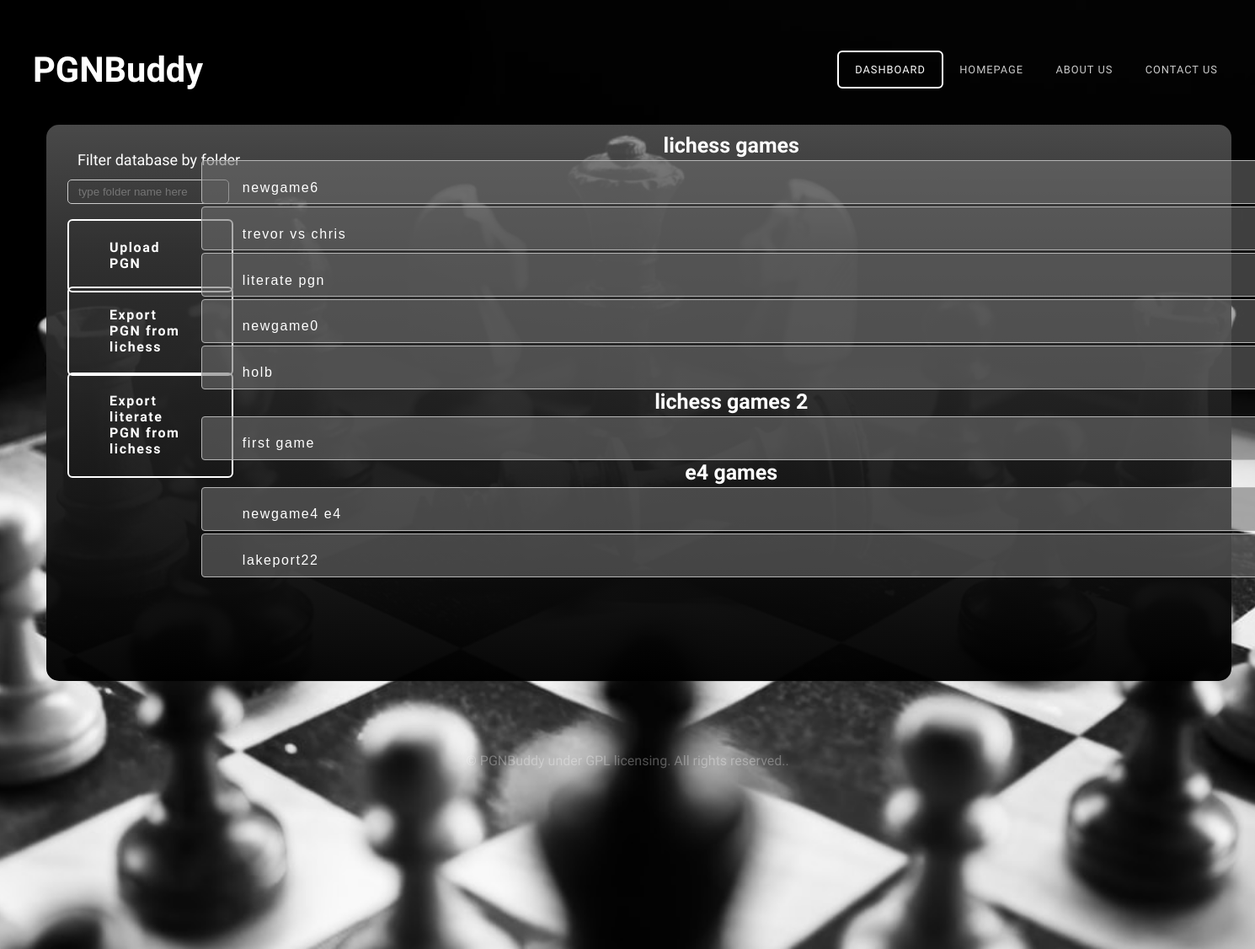
Page /dashboard on the earlier database version.
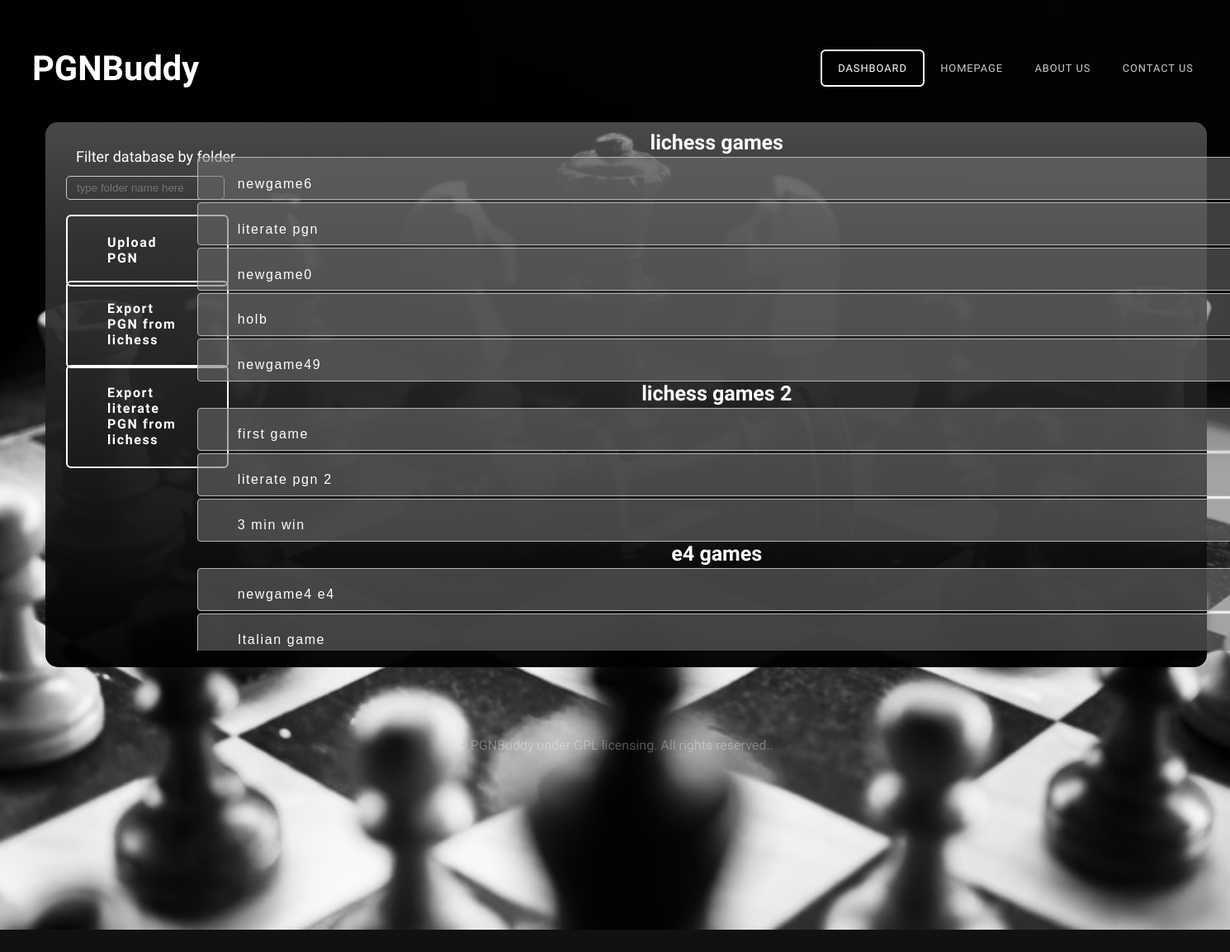
Same page on the later database version.
### models.py (models this page shows)
class User(UserMixin, db.Model):
    id = db.Column(db.Integer, primary_key=True) # primary keys are required by SQLAlchemy
    email = db.Column(db.String(100), unique=True)
    password = db.Column(db.String(100))
    name = db.Column(db.String(1000))

class pgn(User):
    __tablename__ = 'pgn'
    __table_args__ = {'extend_existing': True}
    userId = db.Column(db.Integer, db.ForeignKey('user.id'))
    pgnId = db.Column(db.Integer, primary_key=True)
    game = db.Column(db.String(9999))
    frame = db.Column(db.String(200))
    fileName = db.Column(db.String(129))
    folder = db.Column(db.String(120))

### main.py (the view)
@main.route('/dashboard')
def dashboard():
    gamelist = []
    games = db.session.query(pgn).all()
    for game in games:
        gamelist.append(game.game)
    pgnlist = []
    pgns = db.session.query(pgn).all()
    for pg in pgns:
        pgnlist.append({'name': str(pg.fileName), 'game': pg.game, 'folder': pg.folder, 'frame': pg.frame, 'pgnId': pg.pgnId})
    folderlist = []
    folders = db.session.query(pgn.folder).all()
    for folder in folders:
        folderlist.append(str(folder))
    folderlist = list(dict.fromkeys(folderlist))
    return render_template('user_dashboard.html', games=gamelist, folders=folderlist, pgnlist=pgnlist)

### templates/user_dashboard.html (shortened to what this page needs)
<!DOCTYPE html PUBLIC "-//W3C//DTD XHTML 1.0 Strict//EN" "http://www.w3.org/TR/xhtml1/DTD/xhtml1-strict.dtd">
<html xmlns="http://www.w3.org/1999/xhtml">
<head>
<link href="static/css/default.css" rel="stylesheet" type="text/css" media="all" />
<link href="static/css/fonts.css" rel="stylesheet" type="text/css" media="all" />
</head>
<body>
<div id="header-wrapper">
	<div id="header" class="container">
		<div id="logo">
			<h1><a href="{{url_for('main.home')}}">PGNBuddy</a></h1>
		</div>
		<div id="menu">
			<ul>
				<li class="active"><a href="{{url_for('main.dashboard')}}" accesskey="2" title="">Dashboard</a></li>
				<li><a href="{{url_for('main.home')}}" accesskey="1" title="">Homepage</a></li>
				<li><a href="#" accesskey="3" title="">About Us</a></li>
				<li><a href="#" accesskey="5" title="">Contact Us</a></li>
			</ul>
		</div>
	</div>
	<div class="titlebox-dash">
		<div id="banner" class="container">
			<div class="title">
				<form action="{{ url_for('main.uploadpgn') }}" method="POST" enctype="multipart/form-data">
					<div>
						<label class="button" id="uploadpgn">
							<input type="file" accept=".pgn" class="button" id="hiddenform" name="pgnfile" onchange="form.submit()">Upload PGN
						</label>
					</div>
				</form>
			<div>
				<a href="{{ url_for('main.lichessupload') }}" title="Import PGN from lichess" class='button' id='uploadlichess'>
					Export PGN from lichess</a>
				<a href="{{ url_for('main.lichessliterate') }}" title="Import literate PGN from lichess" class='button' id='lichessliterate'>
					Export literate PGN from lichess</a>
				<form action="{{ url_for('main.filterdb') }}" method="POST" enctype="multipart/form-data">
				 <div id="filterbutton">
					 <label id="filterdb">Filter database by folder
						 <input type=text title="View DB" id="filterdbinput" name="folder" placeholder="type folder name here">
					 </label>
				 </div>
				</form>
					<div class="userdatabase2">
							<ul>
								{% for folder in folders %}
								<li><h2 style="font-size: 25px; font-weight: 550;">{{ folder[2:-3] }}</h2>
									<ol>
									{% for pg in pgnlist %}
										{% if pg['folder'] == folder[2:-3]%}
											<div id="accordion-{{loop.index}}" class="accordionbutton">
												<h2 class="newbutton" style="font-size: 16px; width: 90%;">{{ pg.name }}</h2>
											</div>
										{% endif %}
									{% endfor %}
									</ol>
								</li>
								{% endfor %}
							</ul>
					</div>
			    </div>
		</div>
</div>
</div>
<div id="copyright" class="container">
		<p>&copy; PGNBuddy under GPL licensing. All rights reserved.</a>.</p>
</div>
</body>
</html>

### static/css/default.css (style rules this page uses)
html, body { height: 100%; }
body { margin: 0px; padding: 0px; background: #111111; font-family: 'Didact Gothic', sans-serif; font-size: 12pt; font-weight: 200; color: #FFF; }
h1, h2, h3 { margin: 0; padding: 0; }
p, ol, ul { margin-top: 0; }
ol, ul { padding: 0; list-style: none; }
p { line-height: 180%; }
a { color: #ee0000; }
.container { margin: 0em auto; width: 1200px; }
.button { display: inline-block; padding: 1em 2em 1em 2em; letter-spacing: 0.10em; margin-top: 2em; padding: 1.40em 3em; border: 2px solid rgba(255,255,255,1); border-radius: 6px; text-decoration: none; font-weight: 700; font-size: 1em; color: #FFF; }
#filterdb { position: absolute; top: 10px; left: 18px; width: 14.9%; text-align: left; font-size: 18px; margin-left: 7px; margin-top: 15px; display: inline-block; padding: 6px 12px; cursor: pointer; }
#filterdbinput { position: absolute; top: 40px; left: 0px; width: 71%; height: 15px; text-align: left; border: 1px solid #ccc; display: inline-block; padding: 6px 12px; cursor: pointer; }
#uploadpgn { position: absolute; top: 80px; left: 5px; width: 6.9%; text-align: left; margin-left: 20px; border: 1px solid #ccc; display: inline-block; padding: 6px 12px; cursor: pointer; }
#uploadlichess { position: absolute; top: 160px; left: 5px; width: 6.9%; text-align: left; margin-left: 20px; border: 1px solid #ccc; display: inline-block; padding: 6px 12px; cursor: pointer; }
#lichessliterate { position: absolute; top: 262px; left: 5px; width: 6.9%; text-align: left; margin-left: 20px; border: 1px solid #ccc; display: inline-block; padding: 6px 12px; cursor: pointer; }
input { width: 40%; height: 60%; margin-bottom: 5vh; background-color:transparent; border-radius: 5px; outline: none; color: white; caret-color: white; }
.title { margin-bottom: 3em; padding-left: 65px; width: 1000px; }
.titlebox-dash { position: relative; margin-left: 55px; margin-top: -60px; width: 85%; height: 520px; top: 0px; left: 0px; background: rgb(129,129,129); background: linear-gradient(180deg, rgba(111, 111, 111, 0.655) 0%, rgba(53, 53, 53, 0.924) 22%, rgba(0, 0, 0, 0.972) 100%); padding: 70px; border-radius: 15px; }
.title h2 { font-size: 2.7em; }
#header-wrapper { position: relative; padding: 5em 0em 7em 0em; background: #111111 url(images/checkmate.jpeg) no-repeat center; background-size: cover; }
#header { padding: 4em 0em; height: -40px; }
#logo { position: absolute; padding-left: 39px; top: 3.6em; left: 0; }
#logo h1 { font-size: 2.6em; color: #79C255; }
#logo a { text-decoration: none; color: rgba(255,255,255,1); }
#menu { position: absolute; padding-right: 25px; top: 4.5em; right: 0; }
#menu ul { display: inline-block; }
#menu li { display: block; float: left; text-align: center; }
#menu li a, #menu li span { padding: 1em 1.5em; letter-spacing: 1px; text-decoration: none; text-transform: uppercase; font-size: 0.8em; color: rgba(255,255,255,0.80); }
#menu .active a { border: 2px solid rgba(255,255,255,1); border-radius: 6px; color: rgba(255,255,255,1); }
#banner { padding-top: 10em; text-align: center; }
#banner .title h2 { font-size: 4em; }
#banner .button { margin-top: 2em; padding: 1.40em 3em; border: 2px solid rgba(255,255,255,1); border-radius: 6px; font-weight: 700; font-size: 1em; }
.userdatabase2 { position: relative; overflow-y: scroll; width: 1290px; height: 630px; margin-top: -220px; border: gray; border-width: 3px; }
.newbutton { display: inline-block; padding: 1em 2em 1em 2em; letter-spacing: 0.10em; margin-top: .2em; padding: 1.40em 3em; font-family: Arial, Helvetica, sans-serif; height: 5px; border: 1px solid rgb(181, 181, 181); border-radius: 4px; text-decoration: none; font-weight: 500; text-align: left; font-size: 1.5em; color: #FFF; background-color: #6f6f6f92; }
#copyright { overflow: hidden; padding: 5em 0em; border-top: 1px solid rgba(0,0,0,0.08); }
#copyright p { text-align: center; font-size: 1em; color: rgba(255,255,255,0.3); }

Differences in the rows shown:
removed pgn: name "trevor vs chris", shown under "lichess games"
removed pgn: name "lakeport22", shown under "e4 games"
added pgn: name "newgame49", shown under "lichess games"
added pgn: name "literate pgn 2", shown under "lichess games 2"
added pgn: name "3 min win", shown under "lichess games 2"
added pgn: name "Italian game", shown under "e4 games"
